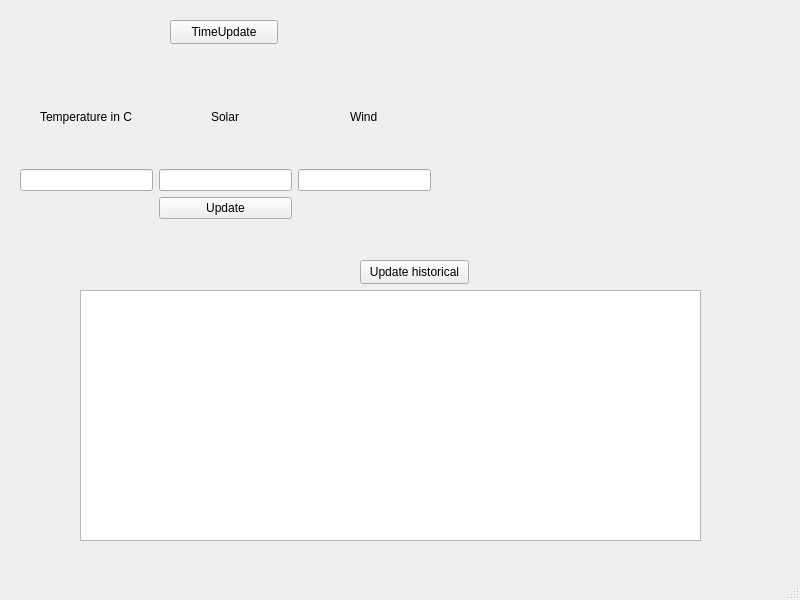
<?xml version="1.0" encoding="UTF-8"?>
<ui version="4.0">
 <class>MainWindow</class>
 <widget class="QMainWindow" name="MainWindow">
  <property name="geometry">
   <rect>
    <x>0</x>
    <y>0</y>
    <width>800</width>
    <height>600</height>
   </rect>
  </property>
  <property name="windowTitle">
   <string>MainWindow</string>
  </property>
  <widget class="QWidget" name="centralwidget">
   <widget class="QWidget" name="gridLayoutWidget_2">
    <property name="geometry">
     <rect>
      <x>20</x>
      <y>70</y>
      <width>411</width>
      <height>149</height>
     </rect>
    </property>
    <layout class="QGridLayout" name="gridLayout_2">
     <item row="0" column="2" alignment="Qt::AlignHCenter">
      <widget class="QLabel" name="label_3">
       <property name="text">
        <string>Wind</string>
       </property>
      </widget>
     </item>
     <item row="2" column="1">
      <widget class="QPushButton" name="Update">
       <property name="text">
        <string>Update</string>
       </property>
      </widget>
     </item>
     <item row="1" column="1">
      <widget class="QLineEdit" name="sol"/>
     </item>
     <item row="0" column="0" alignment="Qt::AlignHCenter">
      <widget class="QLabel" name="label">
       <property name="text">
        <string>Temperature in C</string>
       </property>
      </widget>
     </item>
     <item row="1" column="2">
      <widget class="QLineEdit" name="win"/>
     </item>
     <item row="0" column="1" alignment="Qt::AlignHCenter">
      <widget class="QLabel" name="label_2">
       <property name="text">
        <string>Solar</string>
       </property>
      </widget>
     </item>
     <item row="1" column="0">
      <widget class="QLineEdit" name="temp"/>
     </item>
    </layout>
   </widget>
   <widget class="QPushButton" name="TimeButton">
    <property name="geometry">
     <rect>
      <x>170</x>
      <y>20</y>
      <width>108</width>
      <height>24</height>
     </rect>
    </property>
    <property name="text">
     <string>TimeUpdate</string>
    </property>
   </widget>
   <widget class="QPushButton" name="getHistorical">
    <property name="geometry">
     <rect>
      <x>360</x>
      <y>260</y>
      <width>109</width>
      <height>24</height>
     </rect>
    </property>
    <property name="text">
     <string>Update historical</string>
    </property>
   </widget>
   <widget class="QTextBrowser" name="textBrowser">
    <property name="geometry">
     <rect>
      <x>80</x>
      <y>290</y>
      <width>621</width>
      <height>251</height>
     </rect>
    </property>
   </widget>
  </widget>
  <widget class="QMenuBar" name="menubar">
   <property name="geometry">
    <rect>
     <x>0</x>
     <y>0</y>
     <width>800</width>
     <height>25</height>
    </rect>
   </property>
  </widget>
  <widget class="QStatusBar" name="statusbar"/>
 </widget>
 <resources/>
 <connections/>
</ui>
